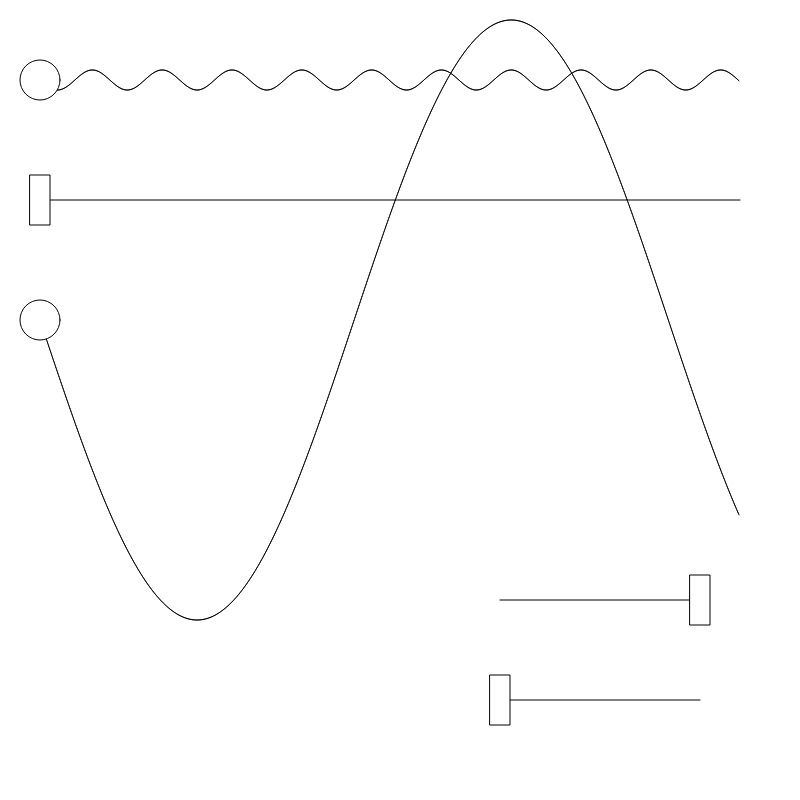
Frame 1 (no input)
Frame 60 (no input): identical to frame 1, image omitted
Frame 120 (the mouse pressed at the canvas centre since frame 60): identical to frame 1, image omitted

The p5.js sketch that drew this single still picture (run headless with seeded random() and noise() and a simulated clock; from frame 60 on, the mouse is pressed at the canvas centre):

// p5.js sketch
// ── sketch.js
var sineS;

var sineS2;


var simpleS;
var simpleS2;
var simpleS3;


function setup() {
  createCanvas(800, 800);
  sineS = new SineSlider(40, 80, 700, 10, 0.09);
  sineS2 = new SineSlider(40, 320, 700, 300, 0.01);
  simpleS = new SimpleSlider(40, 200, 700);
  simpleS2 = new SimpleSlider(500, 600, 200);
  simpleS2.value = 255;
  simpleS3 = new SimpleSlider(500, 700, 200);
  simpleS3.value = 0;


}

function draw() {
  background(255 - sineS.value, 255 - sineS2.value, 255 - simpleS.value);
  sineS2.intensity = map(simpleS2.value, 1.275, 255, 0 , 300);
  print(simpleS3.value);
  sineS.frequency = map(simpleS3.value, 0, 255, 0.09 , 0.4);

  sineS.display();
  sineS2.display();
  simpleS.display();


  simpleS2.display();
  simpleS3.display();

}
// ── simpleSlider.js
function SimpleSlider(xPos, yPos, w_) {
  this.pos = createVector(xPos, yPos);
  this.sliderX;
  this.sliderHeight = 50;
  this.sliderWidth = 20;
  this.selected = false;
  this.value = 0;
  this.w = w_;

  this.update = function() {
    this.sliderX = this.pos.x + map(this.value, 0, 255, 0, this.w);
    
    if(mouseIsPressed && mouseX > this.sliderX-this.sliderWidth/2 && mouseX < this.sliderX+this.sliderWidth/2 && mouseY > this.pos.y - this.sliderHeight/2 && mouseY < this.pos.y + this.sliderHeight/2){
      this.selected = true;
      // this.changeValue();
    }
    if(!mouseIsPressed){
      this.selected = false;
    }
    
    if(this.selected && mouseIsPressed && mouseX > this.pos.x && mouseX < this.pos.x + this.w){
      this.changeValue();
    }

  }

  this.changeValue = function() {
    this.value = map(mouseX, this.pos.x, this.pos.x + this.w, 0, 255);
    if(this.value < 0){
      this.value = 0;
    }else if(this.value > 255){
      this.value = 255;
    }
  }

  this.display = function() {
    
    stroke(0);
    this.update();
    
    //baseline
    line(this.pos.x, this.pos.y, this.pos.x + this.w, this.pos.y);

    //slider
    rectMode(CENTER);
    rect(this.sliderX, this.pos.y, this.sliderWidth, this.sliderHeight);
  }

}
// ── sineSlider.js
function SineSlider(xpos_, ypos_, w_, intensity_, frequency_) {
  this.position = createVector(xpos_, ypos_);
  this.w = w_;

  this.previousY = 0;
  
  this.intensity = intensity_;
  this.frequency = frequency_;
 
  this.sliderX = 0;
  this.sliderY = 0;
  this.sliderHeight = 40;
  this.sliderWidth =40;
  this.value = 0;
  
  this.selected = false;
  
  
  this.display = function() {
    //update slider position
    this.update();
    
    
    // baseline
    this.drawBaseline();
    
    
    //slider

    ellipse(this.sliderX + this.position.x, this.sliderY, this.sliderHeight,this.sliderWidth )
  }
  
  this.update = function(){
    this.sliderX = map(this.value, 0, 255, 0, this.w); 
    this.sliderY = this.position.y + (sin(this.sliderX * this.frequency) * this.intensity);
    
    if(mouseIsPressed && mouseX > (this.sliderX+this.position.x)-this.sliderWidth/2 && mouseX < (this.sliderX+this.position.x)+this.sliderWidth/2 && mouseY > this.sliderY - this.sliderWidth/2 && mouseY < this.sliderY + this.sliderWidth/2){
      this.selected = true;
    }
    if(!mouseIsPressed){
      this.selected = false;
    }
    if(this.selected && mouseIsPressed && mouseX > this.position.x && mouseX < this.position.x + this.w){
      this.changeValue();
    }
    
  }
  
  this.changeValue = function() {
    this.value = map(mouseX, this.position.x, this.position.x + this.w, 0, 255);
    
    if(this.value < 0){
      this.value = 0;
    }else if(this.value > 255){
      this.value = 255;
    }
    
  }
  
  this.drawBaseline = function(){
    for (var i = 0; i < this.w; i++) {

      var p = this.position.y + (sin(i * this.frequency) * this.intensity);
      strokeWeight(1);
      stroke(0);
      if (i > 0) {
        line(i + this.position.x, p, i + this.position.x - 1, this.previousY);
      }
      this.previousY = p;
    }
  }
  

}
